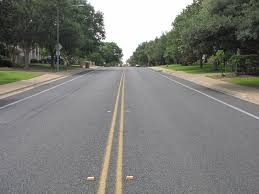
#> input picture img/sample_2.jpeg, 259 x 194 px
$ python laplacian.py
#> lines starting #> are read from the running program, lines starting #| are printed output that depends on the picture
import cv2 as cv
import numpy as np
from matplotlib import pyplot as plt


# read the image
img1 = cv.imread('img/sample_2.jpeg',0)
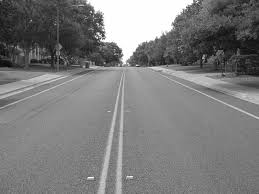
#> img1: shape (194, 259); min 4, max 255, mean 123.8
# remove noise
img = cv.GaussianBlur(img1,(3,3),0)
# convolute with proper kernels
laplacian = cv.Laplacian(img,cv.CV_64F)
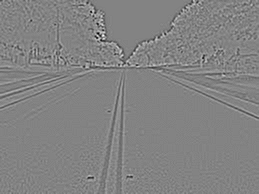
#> laplacian: shape (194, 259) float64; min -109, max 103, mean 0; drawn with min black and max white


plt.subplot(2,2,1),plt.imshow(img,cmap = 'gray')
plt.title('Original'), plt.xticks([]), plt.yticks([])
plt.subplot(2,2,2),plt.imshow(laplacian,cmap = 'gray')
plt.title('Laplacian'), plt.xticks([]), plt.yticks([])
plt.show()
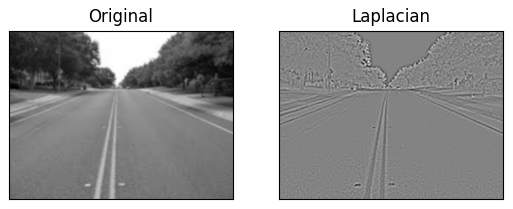
#> figure drawn by matplotlib, 2 panels

$ run again, with img/sample_1.jpeg copied over img/sample_2.jpeg
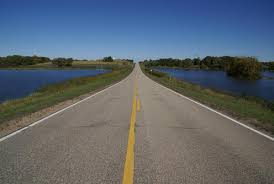
#> input picture img/sample_1.jpeg, 274 x 184 px
#> `laplacian = cv.Laplacian(img,cv.CV_64F)`:
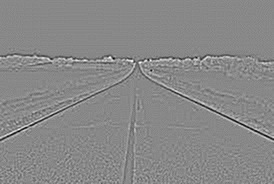
#> laplacian: shape (184, 274) float64; min -68, max 59, mean 0; drawn with min black and max white
#> `plt.show()`:
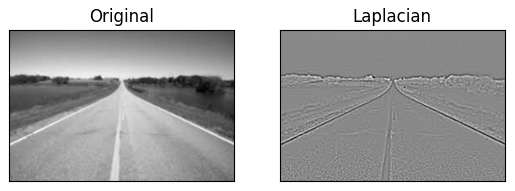
#> figure drawn by matplotlib, 2 panels
